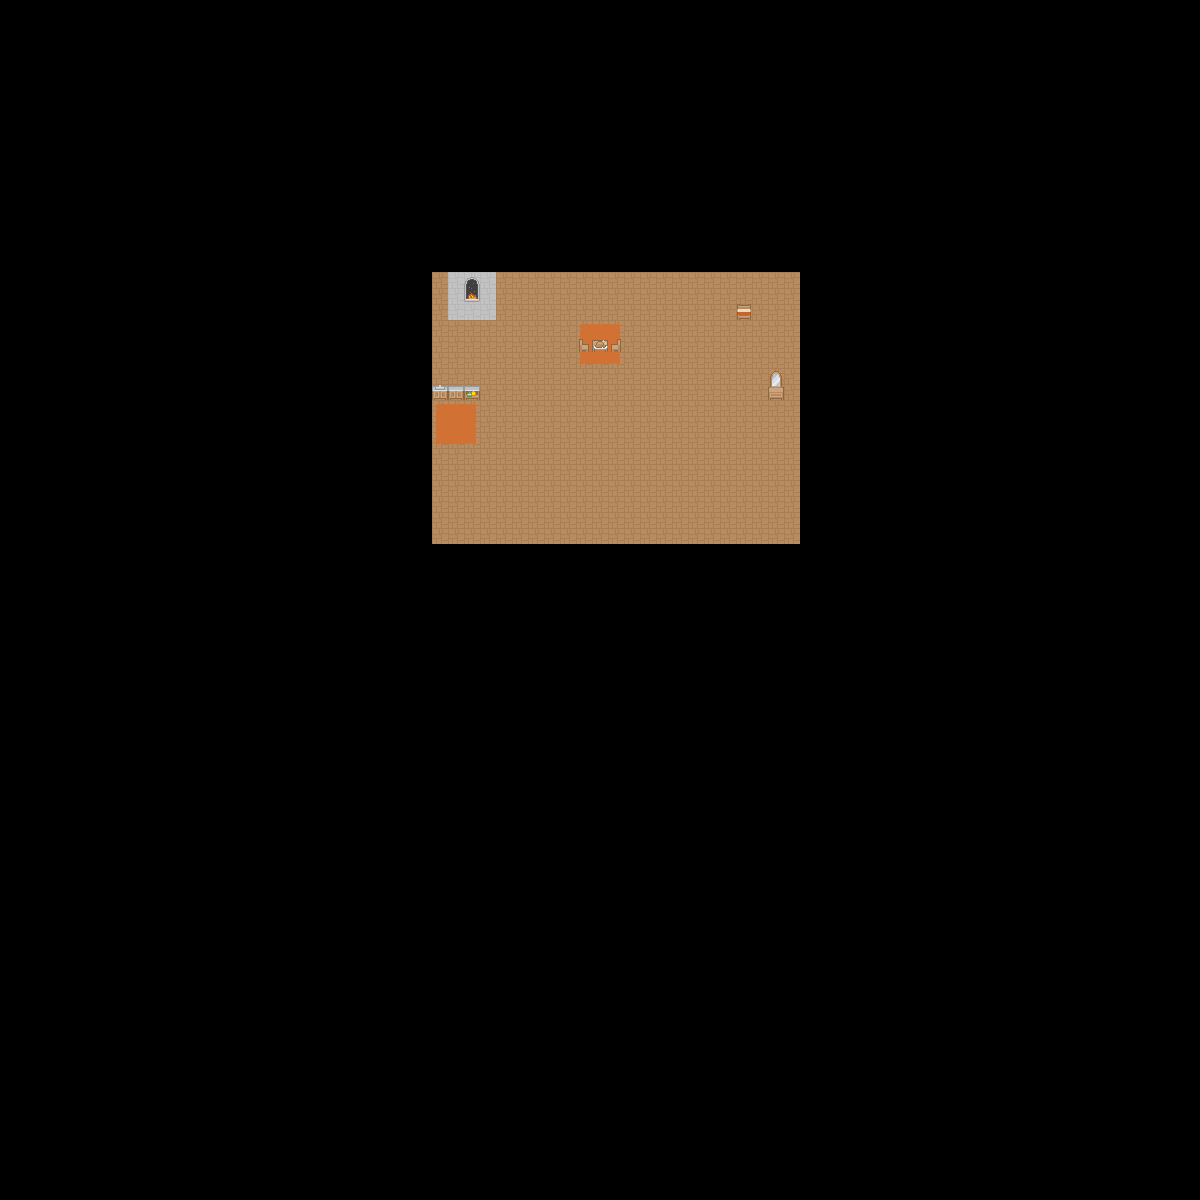

Rendered tile map (Tiled .tmx) drawn with the repository's tilesets; below, a short description and the map source with its tile grids summarised:
An orthogonal 75x75 tile map with 16x16 px tiles, 4 tile layers (Tile Layer 1, Tile Layer 4, Tile Layer 2, Tile Layer 3) and 8 objects.

<map version="1.0" orientation="orthogonal" renderorder="left-down" width="75" height="75" tilewidth="16" tileheight="16" nextobjectid="3">
 <tileset firstgid="1" name="roguelikeSheet_transparent" tilewidth="16" tileheight="16" spacing="1">
  <image source="../Imported Assets/Spritesheet/roguelikeSheet_transparent.png" width="968" height="526" />
  <terraintypes>
   <terrain name="wall" tile="-1" />
   <terrain name="Carpet" tile="-1" />
  </terraintypes>
  <tile id="28">
   <objectgroup draworder="index">
    <object id="0" x="-1.5" y="1" width="18" height="16.5" />
   </objectgroup>
  </tile>
  <tile id="29">
   <objectgroup draworder="index">
    <object id="0" x="-1.5" y="1" width="17.5" height="15.5" />
   </objectgroup>
  </tile>
  <tile id="31">
   <objectgroup draworder="index">
    <object id="0" x="-0.5" y="1" width="16.5" height="17" />
   </objectgroup>
  </tile>
  <tile id="178" terrain="0,0,0,0" />
  <tile id="201">
   <objectgroup draworder="index">
    <object id="0" x="1.5" y="3.5" width="12.5" height="13.5" />
   </objectgroup>
  </tile>
  <tile id="253">
   <objectgroup draworder="index">
    <object id="0" x="-2" y="1.5" width="19.5" height="16.5" />
   </objectgroup>
  </tile>
  <tile id="258">
   <objectgroup draworder="index">
    <object id="0" x="-1" y="-0.5" width="17.5" height="16.5" />
   </objectgroup>
  </tile>
  <tile id="567">
   <objectgroup draworder="index">
    <object id="0" x="-1" y="4" width="17.5" height="12.5" />
   </objectgroup>
  </tile>
  <tile id="624">
   <objectgroup draworder="index">
    <object id="0" x="-1" y="-2" width="17" height="16" />
   </objectgroup>
  </tile>
  <tile id="1640" terrain=",,,1" />
  <tile id="1641" terrain=",,1,1" />
  <tile id="1642" terrain=",,1," />
  <tile id="1697" terrain=",1,,1" />
  <tile id="1698" terrain="1,1,1,1" />
  <tile id="1699" terrain="1,,1," />
  <tile id="1754" terrain=",1,," />
  <tile id="1755" terrain="1,1,," />
  <tile id="1756" terrain="1,,," />
 </tileset>
 <layer name="Tile Layer 1" width="75" height="75">
  <data>[5625 cells, 391 non-empty, 1 distinct tile ids]</data>
 </layer>
 <layer name="Tile Layer 4" width="75" height="75">
  <data>[5625 cells, 9 non-empty, 9 distinct tile ids]</data>
 </layer>
 <layer name="Tile Layer 2" width="75" height="75">
  <data>[5625 cells, 22 non-empty, 14 distinct tile ids]</data>
 </layer>
 <layer name="Tile Layer 3" width="75" height="75">
  <data>[5625 cells, 8 non-empty, 8 distinct tile ids]</data>
 </layer>
</map>
